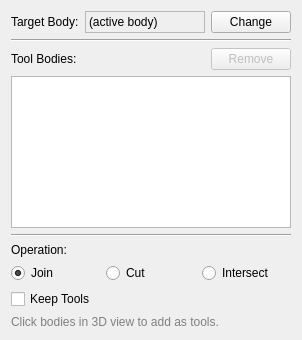
<?xml version="1.0" encoding="UTF-8"?>
<ui version="4.0">
 <class>PartDesignGui::TaskBooleanParameters</class>
 <widget class="QWidget" name="PartDesignGui::TaskBooleanParameters">
  <property name="geometry">
   <rect>
    <x>0</x>
    <y>0</y>
    <width>280</width>
    <height>340</height>
   </rect>
  </property>
  <property name="windowTitle">
   <string notr="true">Form</string>
  </property>
  <layout class="QVBoxLayout" name="verticalLayout">
   <item>
    <layout class="QHBoxLayout" name="targetLayout">
     <item>
      <widget class="QLabel" name="labelTarget">
       <property name="text">
        <string>Target Body:</string>
       </property>
      </widget>
     </item>
     <item>
      <widget class="QLabel" name="labelTargetBody">
       <property name="text">
        <string>(active body)</string>
       </property>
       <property name="minimumSize">
        <size>
         <width>120</width>
         <height>0</height>
        </size>
       </property>
       <property name="frameShape">
        <enum>QFrame::StyledPanel</enum>
       </property>
       <property name="frameShadow">
        <enum>QFrame::Sunken</enum>
       </property>
      </widget>
     </item>
     <item>
      <widget class="QPushButton" name="buttonChangeTarget">
       <property name="text">
        <string>Change</string>
       </property>
       <property name="maximumSize">
        <size>
         <width>80</width>
         <height>16777215</height>
        </size>
       </property>
      </widget>
     </item>
    </layout>
   </item>
   <item>
    <widget class="Line" name="lineSeparator1">
     <property name="orientation">
      <enum>Qt::Horizontal</enum>
     </property>
    </widget>
   </item>
   <item>
    <layout class="QHBoxLayout" name="toolHeaderLayout">
     <item>
      <widget class="QLabel" name="labelToolBodies">
       <property name="text">
        <string>Tool Bodies:</string>
       </property>
      </widget>
     </item>
     <item>
      <spacer name="toolHeaderSpacer">
       <property name="orientation">
        <enum>Qt::Horizontal</enum>
       </property>
       <property name="sizeHint" stdset="0">
        <size>
         <width>40</width>
         <height>20</height>
        </size>
       </property>
      </spacer>
     </item>
     <item>
      <widget class="QPushButton" name="buttonRemoveTool">
       <property name="text">
        <string>Remove</string>
       </property>
       <property name="maximumSize">
        <size>
         <width>80</width>
         <height>16777215</height>
        </size>
       </property>
       <property name="enabled">
        <bool>false</bool>
       </property>
      </widget>
     </item>
    </layout>
   </item>
   <item>
    <widget class="QListWidget" name="listWidgetBodies">
     <property name="minimumSize">
      <size>
       <width>0</width>
       <height>100</height>
      </size>
     </property>
    </widget>
   </item>
   <item>
    <widget class="Line" name="lineSeparator2">
     <property name="orientation">
      <enum>Qt::Horizontal</enum>
     </property>
    </widget>
   </item>
   <item>
    <widget class="QLabel" name="labelOperation">
     <property name="text">
      <string>Operation:</string>
     </property>
    </widget>
   </item>
   <item>
    <layout class="QHBoxLayout" name="operationLayout">
     <item>
      <widget class="QRadioButton" name="radioJoin">
       <property name="text">
        <string>Join</string>
       </property>
       <property name="checked">
        <bool>true</bool>
       </property>
      </widget>
     </item>
     <item>
      <widget class="QRadioButton" name="radioCut">
       <property name="text">
        <string>Cut</string>
       </property>
      </widget>
     </item>
     <item>
      <widget class="QRadioButton" name="radioIntersect">
       <property name="text">
        <string>Intersect</string>
       </property>
      </widget>
     </item>
    </layout>
   </item>
   <item>
    <layout class="QHBoxLayout" name="keepToolsLayout">
     <item>
      <widget class="QCheckBox" name="checkKeepTools">
       <property name="text">
        <string>Keep Tools</string>
       </property>
      </widget>
     </item>
     <item>
      <spacer name="keepToolsSpacer">
       <property name="orientation">
        <enum>Qt::Horizontal</enum>
       </property>
       <property name="sizeHint" stdset="0">
        <size>
         <width>40</width>
         <height>20</height>
        </size>
       </property>
      </spacer>
     </item>
    </layout>
   </item>
   <item>
    <widget class="QLabel" name="labelHint">
     <property name="text">
      <string>Click bodies in 3D view to add as tools.</string>
     </property>
     <property name="enabled">
      <bool>false</bool>
     </property>
     <property name="styleSheet">
      <string notr="true">color: gray;</string>
     </property>
    </widget>
   </item>
  </layout>
 </widget>
 <tabstops>
  <tabstop>buttonChangeTarget</tabstop>
  <tabstop>listWidgetBodies</tabstop>
  <tabstop>buttonRemoveTool</tabstop>
  <tabstop>radioJoin</tabstop>
  <tabstop>radioCut</tabstop>
  <tabstop>radioIntersect</tabstop>
  <tabstop>checkKeepTools</tabstop>
 </tabstops>
 <resources/>
 <connections/>
</ui>
